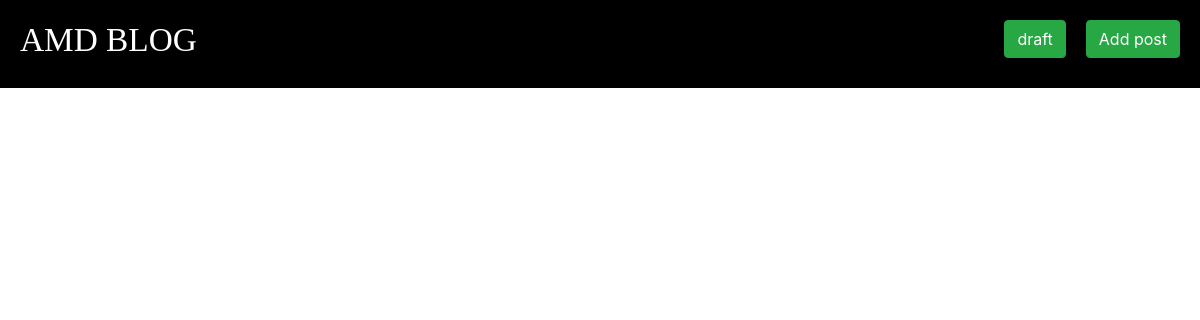
The page /drafts/ (signed in) on the database as committed earlier.
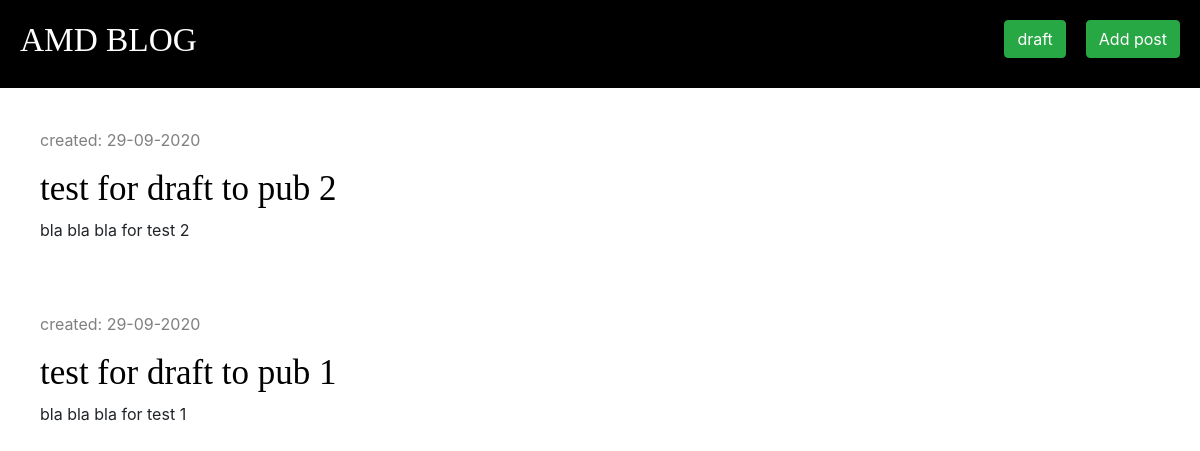
The same page on the database as committed later.
### blog/models.py (models this page shows, shortened)
class Post(models.Model):
    author = models.ForeignKey('auth.User', on_delete=models.CASCADE)
    title = models.CharField(max_length=200)
    text = models.TextField()
    created_date = models.DateTimeField(default=timezone.now)
    published_date = models.DateTimeField(blank=True, null=True)

### blog/views.py (the view)
# urls.py: path('drafts/', views.post_draft_list, name='post_draft_list'),
def post_draft_list(request):
    posts = Post.objects.filter(published_date__isnull=True).order_by('-created_date')
    stuff_for_frontend = {'posts': posts}
    return render(request, 'blog/post_draft_list.html', stuff_for_frontend)

### blog/templates/blog/post_draft_list.html
{% extends 'blog/base.html' %}
{% block content %}
    {% for post in posts %}
		<div class="post">
			<p class="date">created: {{ post.created_date|date:'d-m-Y' }}</p>
			<h1><a href="{% url 'post_detail' pk=post.pk %}">{{ post.title }}</a></h1>
			<p>{{ post.text|truncatechars:200 }}</p>
		</div>
	{% endfor %}
{% endblock content %}

Rows that differ between the two databases and show on the page:
added Post: created_date "29-09-2020", title "test for draft to pub 2", text "bla bla bla for test 2"
added Post: created_date "29-09-2020", title "test for draft to pub 1", text "bla bla bla for test 1"
